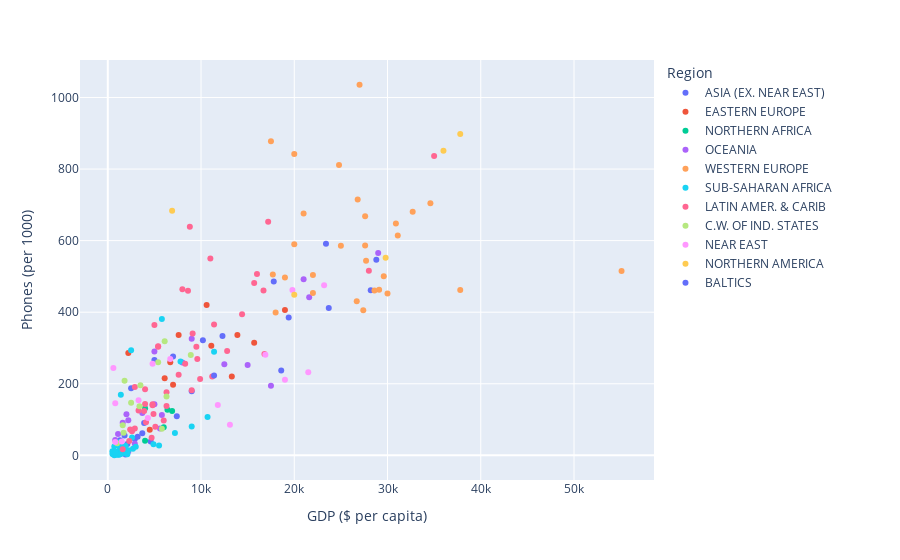

Source (notebook cell):
### Markdown cell above
**TASK: Create a scatterplot showing the relationship between Phones per 1000 people and the GDP per Capita. Color these points by Region.**

### Code cell
fig = px.scatter(df,x='GDP ($ per capita)',y='Phones (per 1000)',color='Region')
fig.show()

### Figure 1 — Plotly figure (JSON) as saved in the notebook; plotly's stock layout.template omitted (floating-point values rounded to 4 significant figures)
{"data": [{"hovertemplate": "Region=ASIA (EX. NEAR EAST)         <br>GDP ($ per capita)=%{x}<br>Phones (per 1000)=%{y}<extra></extra>", "legendgroup": "ASIA (EX. NEAR EAST)         ", "marker": {"color": "#636efa", "symbol": "circle"}, "mode": "markers", "name": "ASIA (EX. NEAR EAST)         ", "orientation": "v", "showlegend": true, "type": "scatter", "x": [700, 1900, 1300, 18600, 1800, 1900, 5000, 500, 28800, 2900, 3200, 7000, 28200, 1300, 17800, 1700, 19400, 9000, 3900, 1800, 1400, 2100, 4600, 23700, 3700, 23400, 7400, 2500], "xaxis": "x", "y": [3.2, 7.3, 14.3, 237.2, 10.1, 2.6, 266.7, null, 546.7, 45.4, 52, 276.4, 461.2, 42.4, 486.1, 14.1, 384.9, 179, 90, 55.1, 15.9, 31.8, 38.4, 411.4, 61.5, 591, 108.9, 187.7], "yaxis": "y"}, {"hovertemplate": "Region=EASTERN EUROPE                     <br>GDP ($ per capita)=%{x}<br>Phones (per 1000)=%{y}<extra></extra>", "legendgroup": "EASTERN EUROPE                     ", "marker": {"color": "#EF553B", "symbol": "circle"}, "mode": "markers", "name": "EASTERN EUROPE                     ", "orientation": "v", "showlegend": true, "type": "scatter", "x": [4500, 6100, 7600, 10600, 15700, 13900, 6700, 11100, 7000, 2200, 13300, 19000], "xaxis": "x", "y": [71.2, 215.4, 336.3, 420.4, 314.3, 336.2, 260, 306.3, 196.9, 285.8, 220.1, 406.1], "yaxis": "y"}, {"hovertemplate": "Region=NORTHERN AFRICA                    <br>GDP ($ per capita)=%{x}<br>Phones (per 1000)=%{y}<extra></extra>", "legendgroup": "NORTHERN AFRICA                    ", "marker": {"color": "#00cc96", "symbol": "circle"}, "mode": "markers", "name": "NORTHERN AFRICA                    ", "orientation": "v", "showlegend": true, "type": "scatter", "x": [6000, 4000, 6400, 4000, 6900, null], "xaxis": "x", "y": [78.1, 131.8, 127.1, 40.4, 123.6, null], "yaxis": "y"}, {"hovertemplate": "Region=OCEANIA                            <br>GDP ($ per capita)=%{x}<br>Phones (per 1000)=%{y}<extra></extra>", "legendgroup": "OCEANIA                            ", "marker": {"color": "#ab63fa", "symbol": "circle"}, "mode": "markers", "name": "OCEANIA                            ", "orientation": "v", "showlegend": true, "type": "scatter", "x": [8000, 29000, 5000, 5800, 17500, 21000, 800, 1600, 2000, 5000, 15000, 21600, 12500, 9000, 2200, 5600, 1700, 2200, 1100, 2900, 3700], "xaxis": "x", "y": [259.5, 565.5, 289.9, 112.6, 194.5, 492, 42.7, 91.2, 114.8, 143, 252.2, 441.7, 254.7, 325.6, 10.9, 75.2, 13.4, 97.7, 59.3, 32.6, 118.6], "yaxis": "y"}, {"hovertemplate": "Region=WESTERN EUROPE                     <br>GDP ($ per capita)=%{x}<br>Phones (per 1000)=%{y}<extra></extra>", "legendgroup": "WESTERN EUROPE                     ", "marker": {"color": "#FFA15A", "symbol": "circle"}, "mode": "markers", "name": "WESTERN EUROPE                     ", "orientation": "v", "showlegend": true, "type": "scatter", "x": [19000, 30000, 29100, 31100, 22000, 27400, 27600, 27600, 17500, 20000, 20000, 30900, 29600, 21000, 26700, 24800, 25000, 55100, 17700, 27000, 28600, 37800, 18000, 34600, 22000, 26800, 32700, 27700], "xaxis": "x", "y": [497.2, 452.2, 462.6, 614.6, 503.8, 405.3, 586.4, 667.9, 877.7, 589.7, 842.4, 647.7, 500.5, 676, 430.9, 811.3, 585.5, 515.4, 505, 1036.0, 460.8, 461.7, 399.2, 704.3, 453.5, 715, 680.9, 543.5], "yaxis": "y"}, {"hovertemplate": "Region=SUB-SAHARAN AFRICA                 <br>GDP ($ per capita)=%{x}<br>Phones (per 1000)=%{y}<extra></extra>", "legendgroup": "SUB-SAHARAN AFRICA                 ", "marker": {"color": "#19d3f3", "symbol": "circle"}, "mode": "markers", "name": "SUB-SAHARAN AFRICA                 ", "orientation": "v", "showlegend": true, "type": "scatter", "x": [1900, 1100, 9000, 1100, 600, 1800, 1400, 1100, 1200, 700, 700, 700, 1400, 1300, 2700, 700, 700, 5500, 1700, 2200, 2100, 800, 1000, 3000, 1000, 800, 600, 900, 1800, 11400, 2600, 1200, 7200, 800, 900, 5800, 1300, 2500, 1200, 1600, 7800, 500, 500, 10700, 1900, 4900, 600, 1500, 1400, 800, 1900], "xaxis": "x", "y": [7.8, 9.7, 80.5, 7, 3.4, 5.7, 169.6, 2.3, 1.3, 24.5, 0.2, 3.7, 14.6, 22.8, 18.5, 7.9, 8.2, 27.4, 26.8, 14.4, 2.7, 7.4, 8.1, 23.7, 2.3, 3.6, 7.9, 6.4, 12.9, 289.3, 49.7, 3.5, 62.6, 1.9, 9.3, 380.9, 2.7, 293.3, 36.2, 22.2, 262.4, 4, 11.3, 107, 16.3, 30.8, 4, 10.6, 3.6, 8.2, 26.8], "yaxis": "y"}, {"hovertemplate": "Region=LATIN AMER. & CARIB    <br>GDP ($ per capita)=%{x}<br>Phones (per 1000)=%{y}<extra></extra>", "legendgroup": "LATIN AMER. & CARIB    ", "marker": {"color": "#FF6692", "symbol": "circle"}, "mode": "markers", "name": "LATIN AMER. & CARIB    ", "orientation": "v", "showlegend": true, "type": "scatter", "x": [8600, 11000, 11200, 28000, 16700, 15700, 4900, 2400, 7600, 16000, 35000, 9900, 6300, 9100, 2900, 5400, 6000, 3300, 4800, 8300, 5000, 8000, 4100, 4000, 1600, 2600, 3900, 14400, 9000, 3400, 11400, 2300, 6300, 4700, 5100, 16800, 8800, 5400, 2900, 4000, 9500, 9600, 12800, 4800, 17200], "xaxis": "x", "y": [460, 549.9, 220.4, 516.1, 460.6, 481.9, 115.7, 71.9, 225.3, 506.5, 836.3, 213, 176.2, 340.7, 74.7, 304.8, 97.4, 125.6, 142.4, 255.6, 364.5, 463.8, 92.1, 143.5, 16.9, 67.5, 124, 394.4, 181.6, null, 365.3, 39.7, 137.9, 49.2, 79.5, 283.1, 638.9, 303.3, 190.9, 184.7, 303.5, 269.5, 291.4, 140.1, 652.8], "yaxis": "y"}, {"hovertemplate": "Region=C.W. OF IND. STATES <br>GDP ($ per capita)=%{x}<br>Phones (per 1000)=%{y}<extra></extra>", "legendgroup": "C.W. OF IND. STATES ", "marker": {"color": "#B6E880", "symbol": "circle"}, "mode": "markers", "name": "C.W. OF IND. STATES ", "orientation": "v", "showlegend": true, "type": "scatter", "x": [3500, 3400, 6100, 2500, 6300, 1600, 1800, 8900, 1000, 5800, 5400, 1700], "xaxis": "x", "y": [195.7, 137.1, 319.1, 146.6, 164.1, 84, 208.1, 280.6, 33.5, 74.6, 259.9, 62.9], "yaxis": "y"}, {"hovertemplate": "Region=NEAR EAST                          <br>GDP ($ per capita)=%{x}<br>Phones (per 1000)=%{y}<extra></extra>", "legendgroup": "NEAR EAST                          ", "marker": {"color": "#FF97FF", "symbol": "circle"}, "mode": "markers", "name": "NEAR EAST                          ", "orientation": "v", "showlegend": true, "type": "scatter", "x": [16900, 19200, 600, 1500, 19800, 4300, 19000, 4800, 13100, 21500, 11800, 3300, 6700, 23200, 800, 800], "xaxis": "x", "y": [281.3, null, 244.3, 38.6, 462.3, 104.5, 211, 255.6, 85.5, 232, 140.6, 153.8, 269.5, 475.3, 145.2, 37.2], "yaxis": "y"}, {"hovertemplate": "Region=NORTHERN AMERICA                   <br>GDP ($ per capita)=%{x}<br>Phones (per 1000)=%{y}<extra></extra>", "legendgroup": "NORTHERN AMERICA                   ", "marker": {"color": "#FECB52", "symbol": "circle"}, "mode": "markers", "name": "NORTHERN AMERICA                   ", "orientation": "v", "showlegend": true, "type": "scatter", "x": [36000, 29800, 20000, 6900, 37800], "xaxis": "x", "y": [851.4, 552.2, 448.9, 683.2, 898], "yaxis": "y"}, {"hovertemplate": "Region=BALTICS                            <br>GDP ($ per capita)=%{x}<br>Phones (per 1000)=%{y}<extra></extra>", "legendgroup": "BALTICS                            ", "marker": {"color": "#636efa", "symbol": "circle"}, "mode": "markers", "name": "BALTICS                            ", "orientation": "v", "showlegend": true, "type": "scatter", "x": [12300, 10200, 11400], "xaxis": "x", "y": [333.8, 321.4, 223.4], "yaxis": "y"}], "layout": {"legend": {"title": {"text": "Region"}, "tracegroupgap": 0}, "margin": {"t": 60}, "xaxis": {"anchor": "y", "domain": [0, 1], "title": {"text": "GDP ($ per capita)"}}, "yaxis": {"anchor": "x", "domain": [0, 1], "title": {"text": "Phones (per 1000)"}}}}
